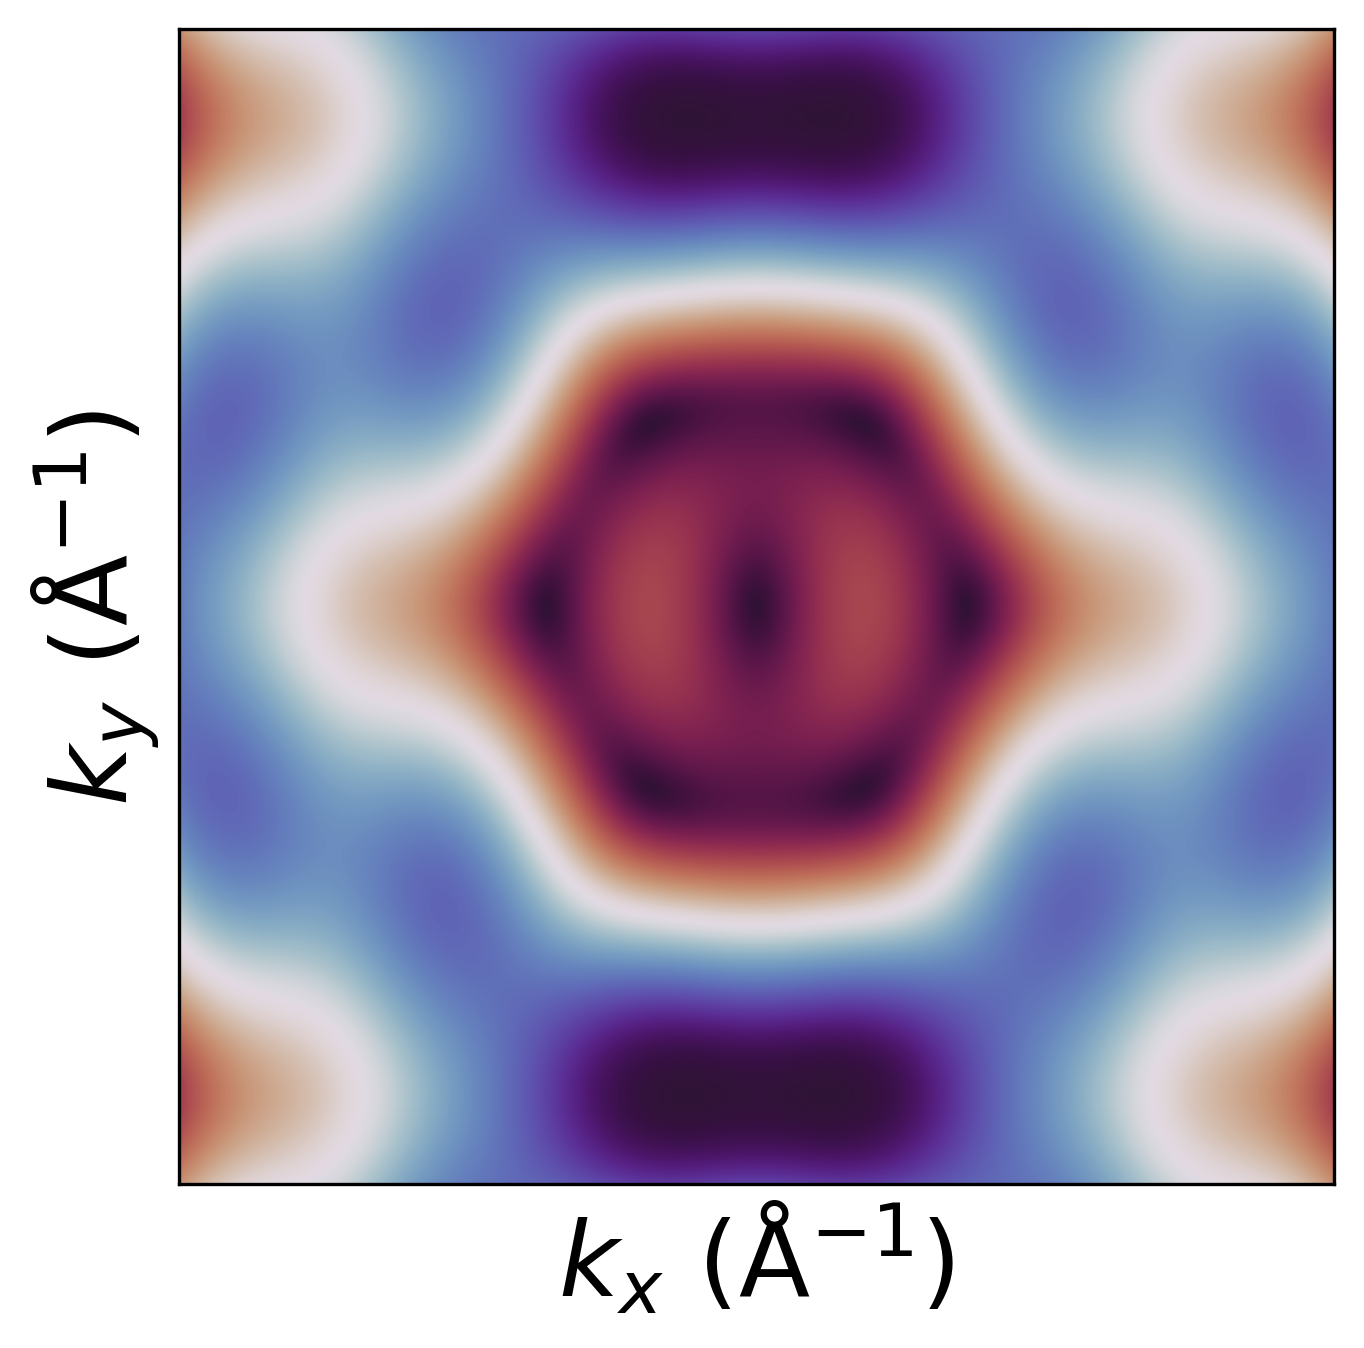

The Python source for this figure:
import matplotlib.pyplot as plt
import numpy as np


data = np.loadtxt("dispersion.txt", skiprows=1).T


# There is NxN pints in the data
N = int(np.sqrt(data.shape[1]))
data = data.reshape((data.shape[0], N, N))

kx = data[0]
ky = data[1]
energy = data[2]

fig, ax = plt.subplots(figsize=(6, 5))


ax.imshow(
    energy,
    cmap="twilight_shifted_r",
    origin="lower",
    extent=[np.amin(kx), np.amax(kx), np.amin(ky), np.amax(ky)],
)

ax.set_aspect("equal")


ax.set_xlabel(R"$k_x$ ($\mathrm{\AA^{-1}}$)", fontsize=25)
ax.set_ylabel(R"$k_y$ ($\mathrm{\AA^{-1}}$)", fontsize=25)

ax.set_xticks([])
ax.set_yticks([])

plt.savefig("imshow-1.png", dpi=300, bbox_inches="tight")
plt.close()
